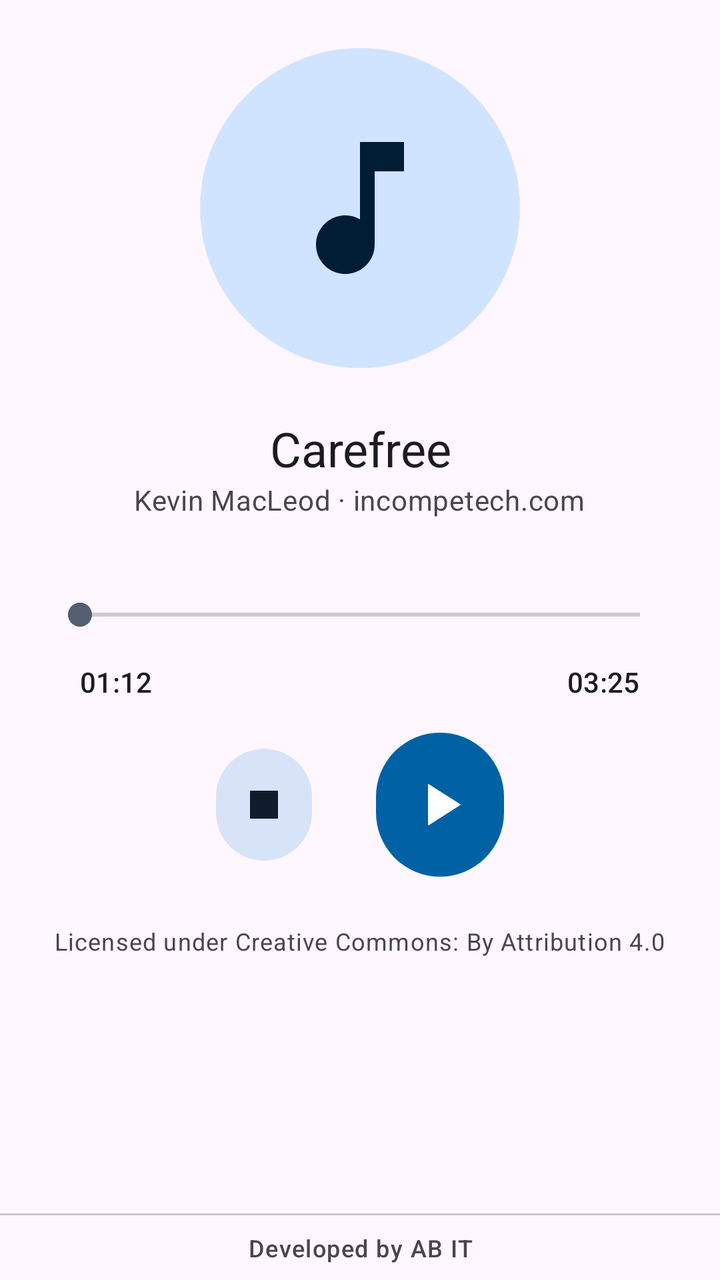
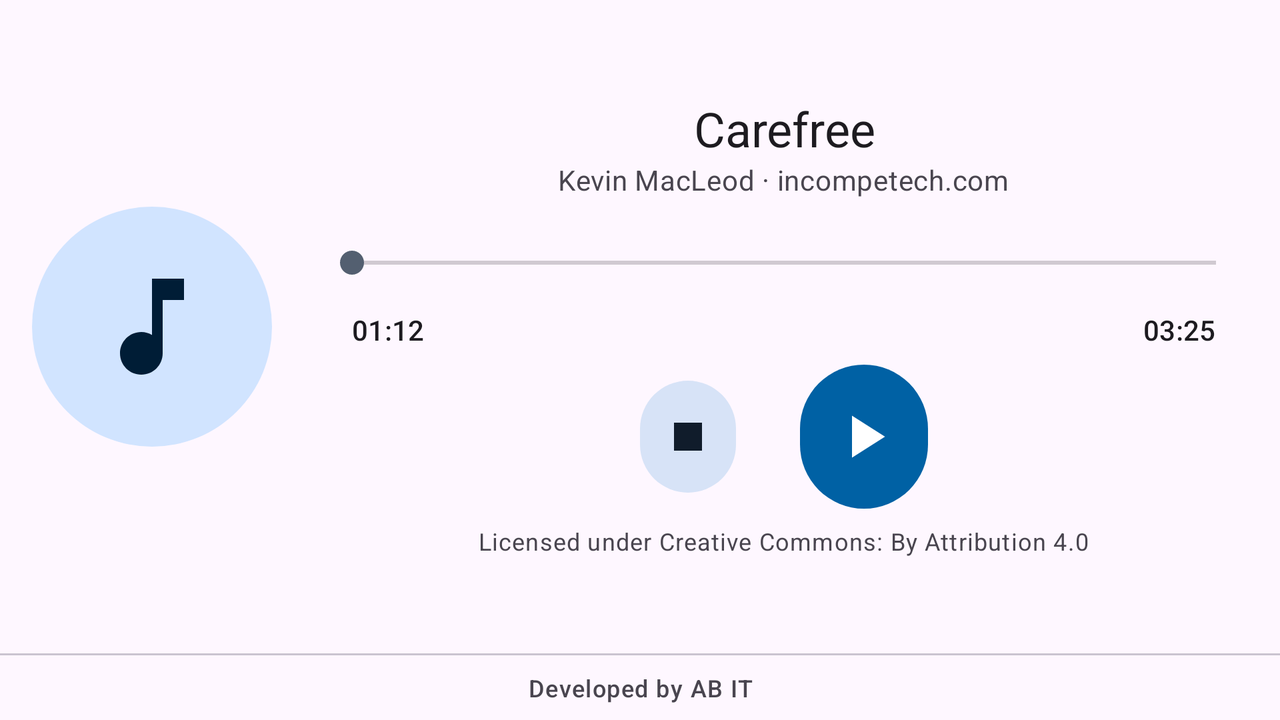

One screen, two layout resources from the same app: the default and the repository's alternative for another configuration. Each is rendered where Android would select it; the XML of both is given below.
<!-- AndroidManifest.xml: application theme Theme.ABITMultimedia -->
<!-- res/layout/fragment_audio.xml -->
<?xml version="1.0" encoding="utf-8"?>
<LinearLayout xmlns:android="http://schemas.android.com/apk/res/android"
    xmlns:app="http://schemas.android.com/apk/res-auto"
    xmlns:tools="http://schemas.android.com/tools"
    android:layout_width="match_parent"
    android:layout_height="match_parent"
    android:orientation="vertical"
    tools:context=".audio.AudioFragment">

    <androidx.core.widget.NestedScrollView
        android:layout_width="match_parent"
        android:layout_height="0dp"
        android:layout_weight="1"
        android:fillViewport="true">

        <androidx.constraintlayout.widget.ConstraintLayout
            android:layout_width="match_parent"
            android:layout_height="wrap_content"
            android:padding="@dimen/screen_padding">

            <LinearLayout
                android:layout_width="0dp"
                android:layout_height="wrap_content"
                android:gravity="center_horizontal"
                android:orientation="vertical"
                app:layout_constraintEnd_toEndOf="parent"
                app:layout_constraintStart_toStartOf="parent"
                app:layout_constraintTop_toTopOf="parent"
                app:layout_constraintWidth_max="@dimen/content_max_width">

                <FrameLayout
                    android:layout_width="@dimen/audio_artwork_size"
                    android:layout_height="@dimen/audio_artwork_size"
                    android:background="@drawable/bg_audio_artwork">

                    <ImageView
                        android:layout_width="@dimen/audio_artwork_icon_size"
                        android:layout_height="@dimen/audio_artwork_icon_size"
                        android:layout_gravity="center"
                        android:importantForAccessibility="no"
                        android:src="@drawable/ic_music_note"
                        app:tint="?attr/colorOnPrimaryContainer" />
                </FrameLayout>

                <TextView
                    android:id="@+id/track_title_text"
                    android:layout_width="wrap_content"
                    android:layout_height="wrap_content"
                    android:layout_marginTop="@dimen/space_l"
                    android:gravity="center"
                    android:text="@string/audio_track_title"
                    android:textAppearance="?attr/textAppearanceHeadlineSmall" />

                <TextView
                    android:layout_width="wrap_content"
                    android:layout_height="wrap_content"
                    android:gravity="center"
                    android:text="@string/audio_track_artist"
                    android:textAppearance="?attr/textAppearanceBodyMedium"
                    android:textColor="?attr/colorOnSurfaceVariant" />

                <SeekBar
                    android:id="@+id/audio_seek_bar"
                    android:layout_width="match_parent"
                    android:layout_height="wrap_content"
                    android:layout_marginTop="@dimen/space_l"
                    android:contentDescription="@string/audio_seek_content_description"
                    android:minHeight="@dimen/touch_target_min" />

                <LinearLayout
                    android:layout_width="match_parent"
                    android:layout_height="wrap_content"
                    android:orientation="horizontal"
                    android:paddingStart="@dimen/space_m"
                    android:paddingEnd="@dimen/space_m">

                    <TextView
                        android:id="@+id/elapsed_time_text"
                        android:layout_width="wrap_content"
                        android:layout_height="wrap_content"
                        android:textAppearance="?attr/textAppearanceLabelLarge"
                        tools:text="01:12" />

                    <Space
                        android:layout_width="0dp"
                        android:layout_height="wrap_content"
                        android:layout_weight="1" />

                    <TextView
                        android:id="@+id/total_time_text"
                        android:layout_width="wrap_content"
                        android:layout_height="wrap_content"
                        android:textAppearance="?attr/textAppearanceLabelLarge"
                        tools:text="03:25" />
                </LinearLayout>

                <LinearLayout
                    android:layout_width="wrap_content"
                    android:layout_height="wrap_content"
                    android:layout_marginTop="@dimen/space_m"
                    android:gravity="center_vertical"
                    android:orientation="horizontal">

                    <com.google.android.material.button.MaterialButton
                        android:id="@+id/stop_button"
                        style="@style/Widget.Material3.Button.IconButton.Filled.Tonal"
                        android:layout_width="@dimen/audio_stop_button_size"
                        android:layout_height="@dimen/audio_stop_button_size"
                        android:contentDescription="@string/audio_stop"
                        android:insetTop="@dimen/button_inset_none"
                        android:insetBottom="@dimen/button_inset_none"
                        app:icon="@drawable/ic_stop"
                        app:iconGravity="textStart"
                        app:iconSize="@dimen/audio_stop_icon_size" />

                    
                    <com.google.android.material.button.MaterialButton
                        android:id="@+id/play_pause_button"
                        style="@style/Widget.Material3.Button.IconButton.Filled"
                        android:layout_width="@dimen/audio_play_button_size"
                        android:layout_height="@dimen/audio_play_button_size"
                        android:layout_marginStart="@dimen/space_l"
                        android:contentDescription="@string/audio_play"
                        android:insetTop="@dimen/button_inset_none"
                        android:insetBottom="@dimen/button_inset_none"
                        app:icon="@drawable/ic_play"
                        app:iconGravity="textStart"
                        app:iconSize="@dimen/audio_play_icon_size" />
                </LinearLayout>

                <TextView
                    android:id="@+id/audio_error_text"
                    android:layout_width="wrap_content"
                    android:layout_height="wrap_content"
                    android:layout_marginTop="@dimen/space_m"
                    android:gravity="center"
                    android:text="@string/audio_error"
                    android:textAppearance="?attr/textAppearanceBodyMedium"
                    android:textColor="?attr/colorError"
                    android:visibility="gone" />

                <TextView
                    android:layout_width="wrap_content"
                    android:layout_height="wrap_content"
                    android:layout_marginTop="@dimen/space_l"
                    android:gravity="center"
                    android:text="@string/audio_credit"
                    android:textAppearance="?attr/textAppearanceBodySmall"
                    android:textColor="?attr/colorOnSurfaceVariant" />
            </LinearLayout>
        </androidx.constraintlayout.widget.ConstraintLayout>
    </androidx.core.widget.NestedScrollView>

    <include layout="@layout/view_footer_watermark" />
</LinearLayout>
<!-- res/layout/view_footer_watermark.xml (included above) -->
<?xml version="1.0" encoding="utf-8"?>
<LinearLayout xmlns:android="http://schemas.android.com/apk/res/android"
    android:layout_width="match_parent"
    android:layout_height="wrap_content"
    android:orientation="vertical">

    <com.google.android.material.divider.MaterialDivider
        android:layout_width="match_parent"
        android:layout_height="wrap_content" />

    <TextView
        android:id="@+id/footer_watermark_text"
        style="@style/Widget.ABITMultimedia.FooterWatermark"
        android:layout_width="match_parent"
        android:layout_height="wrap_content"
        android:text="@string/footer_watermark" />
</LinearLayout>
<!-- resources referenced by this layout -->
<resources>
  <dimen name="audio_artwork_icon_size">88dp</dimen>
  <dimen name="audio_artwork_size">160dp</dimen>
  <dimen name="audio_play_button_size">72dp</dimen>
  <dimen name="audio_play_icon_size">36dp</dimen>
  <dimen name="audio_stop_button_size">56dp</dimen>
  <dimen name="audio_stop_icon_size">28dp</dimen>
  <dimen name="button_inset_none">0dp</dimen>
  <dimen name="content_max_width">560dp</dimen>
  <dimen name="screen_padding">24dp</dimen>
  <dimen name="space_l">24dp</dimen>
  <dimen name="space_m">16dp</dimen>
  <dimen name="touch_target_min">48dp</dimen>
  <!-- drawable bg_audio_artwork (drawable) -->
  <?xml version="1.0" encoding="utf-8"?>
  <shape xmlns:android="http://schemas.android.com/apk/res/android"
      android:shape="oval">
      <solid android:color="?attr/colorPrimaryContainer" />
  </shape>
  <!-- drawable ic_music_note (drawable) -->
  <vector xmlns:android="http://schemas.android.com/apk/res/android"
      android:width="24dp"
      android:height="24dp"
      android:tint="?attr/colorControlNormal"
      android:viewportWidth="24"
      android:viewportHeight="24">
      <path
          android:fillColor="@android:color/white"
          android:pathData="M12,3v10.55c-0.59,-0.34 -1.27,-0.55 -2,-0.55 -2.21,0 -4,1.79 -4,4s1.79,4 4,4 4,-1.79 4,-4V7h4V3h-6z" />
  </vector>
  <!-- drawable ic_play (drawable) -->
  <vector xmlns:android="http://schemas.android.com/apk/res/android"
      android:width="24dp"
      android:height="24dp"
      android:autoMirrored="true"
      android:tint="?attr/colorControlNormal"
      android:viewportWidth="24"
      android:viewportHeight="24">
      <path
          android:fillColor="@android:color/white"
          android:pathData="M8,5v14l11,-7z" />
  </vector>
  <!-- drawable ic_stop (drawable) -->
  <vector xmlns:android="http://schemas.android.com/apk/res/android"
      android:width="24dp"
      android:height="24dp"
      android:tint="?attr/colorControlNormal"
      android:viewportWidth="24"
      android:viewportHeight="24">
      <path
          android:fillColor="@android:color/white"
          android:pathData="M6,6h12v12H6z" />
  </vector>
  <string name="audio_credit">Licensed under Creative Commons: By Attribution 4.0</string>
  <string name="audio_error">The audio file could not be played.</string>
  <string name="audio_play">Play</string>
  <string name="audio_seek_content_description">Playback position</string>
  <string name="audio_stop">Stop</string>
  <string name="audio_track_artist">Kevin MacLeod · incompetech.com</string>
  <string name="audio_track_title">Carefree</string>
  <string name="footer_watermark">Developed by AB IT</string>
  <style name="Theme.ABITMultimedia" parent="Base.Theme.ABITMultimedia" />
  <dimen name="footer_padding_horizontal">16dp</dimen>
  <dimen name="footer_padding_vertical">8dp</dimen>
  <color name="md_theme_light_primary">#FF0061A4</color>
  <color name="md_theme_light_onPrimary">#FFFFFFFF</color>
  <color name="md_theme_light_primaryContainer">#FFD1E4FF</color>
  <color name="md_theme_light_onPrimaryContainer">#FF001D36</color>
  <color name="md_theme_light_secondary">#FF535F70</color>
  <color name="md_theme_light_onSecondary">#FFFFFFFF</color>
  <color name="md_theme_light_secondaryContainer">#FFD7E3F7</color>
  <color name="md_theme_light_onSecondaryContainer">#FF101C2B</color>
  <color name="md_theme_light_tertiary">#FF6B5778</color>
  <color name="md_theme_light_onTertiary">#FFFFFFFF</color>
  <color name="md_theme_light_tertiaryContainer">#FFF2DAFF</color>
  <color name="md_theme_light_onTertiaryContainer">#FF251431</color>
  <!-- some entries are left out for length -->
</resources>
<!-- res/layout-land/fragment_audio.xml (the repository's variant of the layout above) -->
<!-- drawn on the phone turned sideways -->
<?xml version="1.0" encoding="utf-8"?>
<LinearLayout xmlns:android="http://schemas.android.com/apk/res/android"
    xmlns:app="http://schemas.android.com/apk/res-auto"
    xmlns:tools="http://schemas.android.com/tools"
    android:layout_width="match_parent"
    android:layout_height="match_parent"
    android:orientation="vertical"
    tools:context=".audio.AudioFragment">

    <androidx.core.widget.NestedScrollView
        android:layout_width="match_parent"
        android:layout_height="0dp"
        android:layout_weight="1"
        android:fillViewport="true">

        <androidx.constraintlayout.widget.ConstraintLayout
            android:layout_width="match_parent"
            android:layout_height="wrap_content"
            android:padding="@dimen/space_m">

            <androidx.constraintlayout.widget.ConstraintLayout
                android:layout_width="0dp"
                android:layout_height="wrap_content"
                app:layout_constraintBottom_toBottomOf="parent"
                app:layout_constraintEnd_toEndOf="parent"
                app:layout_constraintStart_toStartOf="parent"
                app:layout_constraintTop_toTopOf="parent"
                app:layout_constraintWidth_max="@dimen/content_max_width_wide">

                <FrameLayout
                    android:id="@+id/audio_artwork"
                    android:layout_width="@dimen/audio_artwork_size_compact"
                    android:layout_height="@dimen/audio_artwork_size_compact"
                    android:background="@drawable/bg_audio_artwork"
                    app:layout_constraintBottom_toBottomOf="parent"
                    app:layout_constraintStart_toStartOf="parent"
                    app:layout_constraintTop_toTopOf="parent">

                    <ImageView
                        android:layout_width="@dimen/audio_artwork_icon_size_compact"
                        android:layout_height="@dimen/audio_artwork_icon_size_compact"
                        android:layout_gravity="center"
                        android:importantForAccessibility="no"
                        android:src="@drawable/ic_music_note"
                        app:tint="?attr/colorOnPrimaryContainer" />
                </FrameLayout>

                <LinearLayout
                    android:layout_width="0dp"
                    android:layout_height="wrap_content"
                    android:layout_marginStart="@dimen/space_l"
                    android:gravity="center_horizontal"
                    android:orientation="vertical"
                    app:layout_constraintBottom_toBottomOf="parent"
                    app:layout_constraintEnd_toEndOf="parent"
                    app:layout_constraintStart_toEndOf="@id/audio_artwork"
                    app:layout_constraintTop_toTopOf="parent">

                    <TextView
                        android:id="@+id/track_title_text"
                        android:layout_width="wrap_content"
                        android:layout_height="wrap_content"
                        android:gravity="center"
                        android:text="@string/audio_track_title"
                        android:textAppearance="?attr/textAppearanceHeadlineSmall" />

                    <TextView
                        android:layout_width="wrap_content"
                        android:layout_height="wrap_content"
                        android:gravity="center"
                        android:text="@string/audio_track_artist"
                        android:textAppearance="?attr/textAppearanceBodyMedium"
                        android:textColor="?attr/colorOnSurfaceVariant" />

                    <SeekBar
                        android:id="@+id/audio_seek_bar"
                        android:layout_width="match_parent"
                        android:layout_height="wrap_content"
                        android:layout_marginTop="@dimen/space_s"
                        android:contentDescription="@string/audio_seek_content_description"
                        android:minHeight="@dimen/touch_target_min" />

                    <LinearLayout
                        android:layout_width="match_parent"
                        android:layout_height="wrap_content"
                        android:orientation="horizontal"
                        android:paddingStart="@dimen/space_m"
                        android:paddingEnd="@dimen/space_m">

                        <TextView
                            android:id="@+id/elapsed_time_text"
                            android:layout_width="wrap_content"
                            android:layout_height="wrap_content"
                            android:textAppearance="?attr/textAppearanceLabelLarge"
                            tools:text="01:12" />

                        <Space
                            android:layout_width="0dp"
                            android:layout_height="wrap_content"
                            android:layout_weight="1" />

                        <TextView
                            android:id="@+id/total_time_text"
                            android:layout_width="wrap_content"
                            android:layout_height="wrap_content"
                            android:textAppearance="?attr/textAppearanceLabelLarge"
                            tools:text="03:25" />
                    </LinearLayout>

                    <LinearLayout
                        android:layout_width="wrap_content"
                        android:layout_height="wrap_content"
                        android:layout_marginTop="@dimen/space_s"
                        android:gravity="center_vertical"
                        android:orientation="horizontal">

                        <com.google.android.material.button.MaterialButton
                            android:id="@+id/stop_button"
                            style="@style/Widget.Material3.Button.IconButton.Filled.Tonal"
                            android:layout_width="@dimen/audio_stop_button_size"
                            android:layout_height="@dimen/audio_stop_button_size"
                            android:contentDescription="@string/audio_stop"
                            android:insetTop="@dimen/button_inset_none"
                            android:insetBottom="@dimen/button_inset_none"
                            app:icon="@drawable/ic_stop"
                            app:iconGravity="textStart"
                            app:iconSize="@dimen/audio_stop_icon_size" />

                        <com.google.android.material.button.MaterialButton
                            android:id="@+id/play_pause_button"
                            style="@style/Widget.Material3.Button.IconButton.Filled"
                            android:layout_width="@dimen/audio_play_button_size"
                            android:layout_height="@dimen/audio_play_button_size"
                            android:layout_marginStart="@dimen/space_l"
                            android:contentDescription="@string/audio_play"
                            android:insetTop="@dimen/button_inset_none"
                            android:insetBottom="@dimen/button_inset_none"
                            app:icon="@drawable/ic_play"
                            app:iconGravity="textStart"
                            app:iconSize="@dimen/audio_play_icon_size" />
                    </LinearLayout>

                    <TextView
                        android:id="@+id/audio_error_text"
                        android:layout_width="wrap_content"
                        android:layout_height="wrap_content"
                        android:layout_marginTop="@dimen/space_s"
                        android:gravity="center"
                        android:text="@string/audio_error"
                        android:textAppearance="?attr/textAppearanceBodyMedium"
                        android:textColor="?attr/colorError"
                        android:visibility="gone" />

                    <TextView
                        android:layout_width="wrap_content"
                        android:layout_height="wrap_content"
                        android:layout_marginTop="@dimen/space_s"
                        android:gravity="center"
                        android:text="@string/audio_credit"
                        android:textAppearance="?attr/textAppearanceBodySmall"
                        android:textColor="?attr/colorOnSurfaceVariant" />
                </LinearLayout>
            </androidx.constraintlayout.widget.ConstraintLayout>
        </androidx.constraintlayout.widget.ConstraintLayout>
    </androidx.core.widget.NestedScrollView>

    <include layout="@layout/view_footer_watermark" />
</LinearLayout>
<!-- resources referenced by the variant -->
<!-- as the phone turned sideways resolves them -->
<resources>
  <dimen name="audio_artwork_icon_size_compact">64dp</dimen>
  <dimen name="audio_artwork_size_compact">120dp</dimen>
  <dimen name="audio_play_button_size">72dp</dimen>
  <dimen name="audio_play_icon_size">36dp</dimen>
  <dimen name="audio_stop_button_size">56dp</dimen>
  <dimen name="audio_stop_icon_size">28dp</dimen>
  <dimen name="button_inset_none">0dp</dimen>
  <dimen name="content_max_width_wide">720dp</dimen>
  <dimen name="space_l">24dp</dimen>
  <dimen name="space_m">16dp</dimen>
  <dimen name="space_s">8dp</dimen>
  <dimen name="touch_target_min">48dp</dimen>
  <!-- drawable bg_audio_artwork (drawable) -->
  <?xml version="1.0" encoding="utf-8"?>
  <shape xmlns:android="http://schemas.android.com/apk/res/android"
      android:shape="oval">
      <solid android:color="?attr/colorPrimaryContainer" />
  </shape>
  <!-- drawable ic_music_note (drawable) -->
  <vector xmlns:android="http://schemas.android.com/apk/res/android"
      android:width="24dp"
      android:height="24dp"
      android:tint="?attr/colorControlNormal"
      android:viewportWidth="24"
      android:viewportHeight="24">
      <path
          android:fillColor="@android:color/white"
          android:pathData="M12,3v10.55c-0.59,-0.34 -1.27,-0.55 -2,-0.55 -2.21,0 -4,1.79 -4,4s1.79,4 4,4 4,-1.79 4,-4V7h4V3h-6z" />
  </vector>
  <!-- drawable ic_play (drawable) -->
  <vector xmlns:android="http://schemas.android.com/apk/res/android"
      android:width="24dp"
      android:height="24dp"
      android:autoMirrored="true"
      android:tint="?attr/colorControlNormal"
      android:viewportWidth="24"
      android:viewportHeight="24">
      <path
          android:fillColor="@android:color/white"
          android:pathData="M8,5v14l11,-7z" />
  </vector>
  <!-- drawable ic_stop (drawable) -->
  <vector xmlns:android="http://schemas.android.com/apk/res/android"
      android:width="24dp"
      android:height="24dp"
      android:tint="?attr/colorControlNormal"
      android:viewportWidth="24"
      android:viewportHeight="24">
      <path
          android:fillColor="@android:color/white"
          android:pathData="M6,6h12v12H6z" />
  </vector>
  <string name="audio_credit">Licensed under Creative Commons: By Attribution 4.0</string>
  <string name="audio_error">The audio file could not be played.</string>
  <string name="audio_play">Play</string>
  <string name="audio_seek_content_description">Playback position</string>
  <string name="audio_stop">Stop</string>
  <string name="audio_track_artist">Kevin MacLeod · incompetech.com</string>
  <string name="audio_track_title">Carefree</string>
  <string name="footer_watermark">Developed by AB IT</string>
  <style name="Theme.ABITMultimedia" parent="Base.Theme.ABITMultimedia" />
  <dimen name="footer_padding_horizontal">16dp</dimen>
  <dimen name="footer_padding_vertical">8dp</dimen>
  <color name="md_theme_light_primary">#FF0061A4</color>
  <color name="md_theme_light_onPrimary">#FFFFFFFF</color>
  <color name="md_theme_light_primaryContainer">#FFD1E4FF</color>
  <color name="md_theme_light_onPrimaryContainer">#FF001D36</color>
  <color name="md_theme_light_secondary">#FF535F70</color>
  <color name="md_theme_light_onSecondary">#FFFFFFFF</color>
  <color name="md_theme_light_secondaryContainer">#FFD7E3F7</color>
  <color name="md_theme_light_onSecondaryContainer">#FF101C2B</color>
  <color name="md_theme_light_tertiary">#FF6B5778</color>
  <color name="md_theme_light_onTertiary">#FFFFFFFF</color>
  <color name="md_theme_light_tertiaryContainer">#FFF2DAFF</color>
  <color name="md_theme_light_onTertiaryContainer">#FF251431</color>
  <!-- some entries are left out for length -->
</resources>
